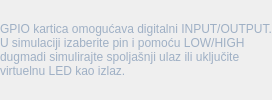
<?xml version="1.0" encoding="UTF-8"?>
<ui version="4.0"><class>GPIOInfoRoot</class><widget class="QWidget" name="GPIOInfoRoot"><layout class="QVBoxLayout" name="verticalLayout"><property name="leftMargin"><number>0</number></property><property name="topMargin"><number>0</number></property><property name="rightMargin"><number>0</number></property><property name="bottomMargin"><number>0</number></property><item><widget class="QLabel" name="gpioInfoLabel"><property name="text"><string>GPIO kartica omogućava digitalni INPUT/OUTPUT. U simulaciji izaberite pin i pomoću LOW/HIGH dugmadi simulirajte spoljašnji ulaz ili uključite virtuelnu LED kao izlaz.</string></property><property name="wordWrap"><bool>true</bool></property><property name="styleSheet"><string notr="true">color:#9fb0c5;</string></property></widget></item></layout></widget><resources/><connections/></ui>
